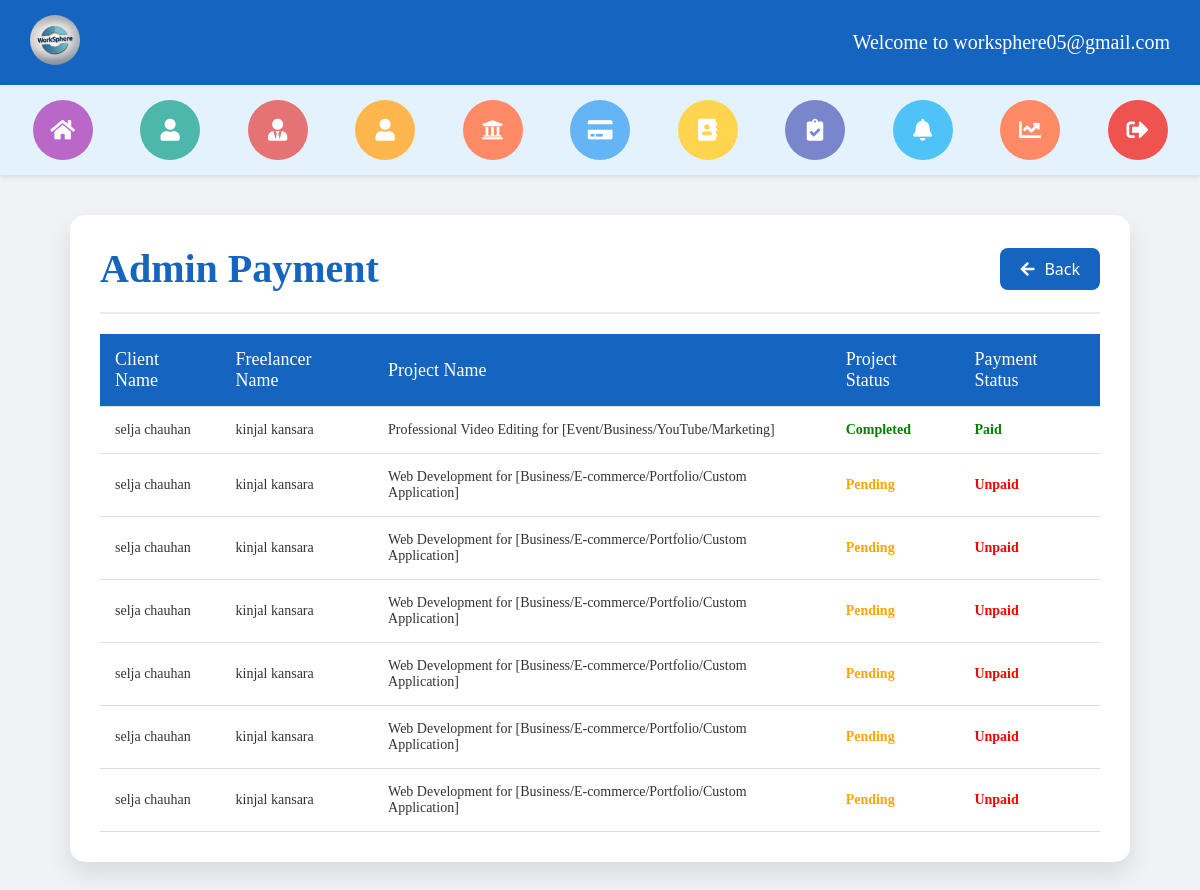
/administrator/admin_payment/ (signed in), run on an earlier commit of the app's database.
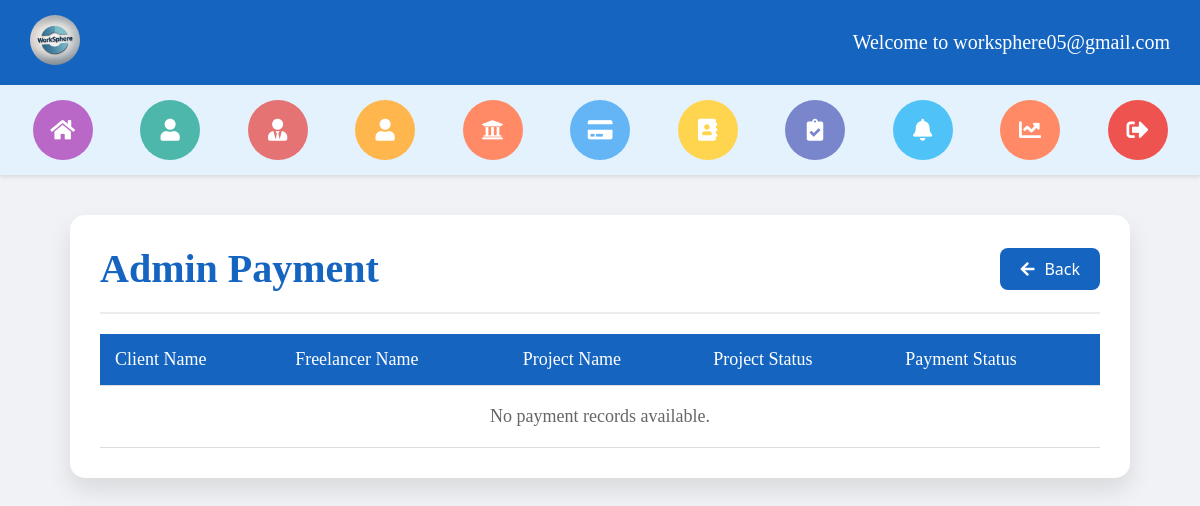
And on a later commit of the database.
### payment/models.py (models this page shows, shortened)
class Payment(models.Model):
    proposal = models.ForeignKey(FreelancerProposal, on_delete=models.CASCADE, related_name='payments', null=True)
    order_id = models.CharField(max_length=255)
    payment_id = models.CharField(max_length=50)
    signature = models.CharField(max_length=256, null=True, blank=True)
    refund_payment_id = models.CharField(max_length=255)
    amount = models.DecimalField(max_digits=10, decimal_places=2)
    refund_amount = models.DecimalField(max_digits=10, decimal_places=2, null=True)
    email = models.EmailField()  # Added field to store the user's email
    status = models.CharField(max_length=100, choices=[(
        'Pending', 'Pending'), ('Completed', 'Completed'), ('Failed', 'Failed')], default='Pending')

### freelancer/models.py (models this page shows, shortened)
class FreelancerProposal(models.Model):
    DURATION_CHOICES = [
        ('1_day', '1 Day'),
        ('2_days', '2 Days'),
        ('3_days', '3 Days'),
        ('4_days', '4 Days'),
        ('5_days', '5 Days'),
        ('7_days', '7 Days'),
        ('10_days', '10 Days'),
        ('15_days', '15 Days'),
        ('1_month', '1 Month'),
        ('2_months', '2 Months'),
        ('3_months', '3 Months'),
    ]
    client = models.ForeignKey(ClientRegisterLogin, on_delete=models.CASCADE, null=True)
    freelancer = models.ForeignKey(FreelancerRegisterLogin, on_delete=models.CASCADE)
    project = models.ForeignKey(ClientPostProject, on_delete=models.CASCADE)
    title = models.CharField(max_length=200)
    description = models.TextField(editable=False)
    duration = models.CharField(max_length=20, choices=DURATION_CHOICES)
    bid = models.DecimalField(max_digits=10, decimal_places=2)  # Default bid value
    cover_letter = models.TextField()
    attachment = models.FileField(upload_to='attachments/', blank=True, null=True)
    submitted_at = models.DateTimeField(auto_now_add=True)
    status = models.CharField(max_length=10, null=True)

class FreelancerRegisterLogin(models.Model):
    profile = models.ImageField(upload_to='profile_images/')
    first_name = models.CharField(max_length=30)
    last_name = models.CharField(max_length=30)
    username = models.CharField(max_length=30, unique=True)
    email = models.EmailField(unique=True)
    password = models.CharField(max_length=100)
    phone_number = models.CharField(max_length=15)
    skills = models.CharField(max_length=50)
    hourly_rate = models.DecimalField(max_digits=20, decimal_places=2)
    location = models.CharField(max_length=100)
    about_me = models.TextField(null=True, max_length=1000)
    bank_name = models.CharField(max_length=50, null=True, blank=True)  # Bank name
    ifsc_code = models.CharField(max_length=20, null=True, blank=True)  # IFSC code
    account_number = models.CharField(max_length=20, null=True, blank=True)  # Account number

### client/models.py (models this page shows, shortened)
class ClientRegisterLogin(models.Model):
    profile_photo = models.ImageField(upload_to='profile_photos/')
    first_name = models.CharField(max_length=30)
    last_name = models.CharField(max_length=30)
    username = models.CharField(max_length=30, unique=True)
    email = models.EmailField(unique=True)
    password = models.CharField(max_length=100)
    phone_no = models.CharField(max_length=15)
    company = models.CharField(max_length=100)
    location = models.CharField(max_length=100, null=True)
    bio = models.TextField(null=True, max_length=1000)

class ClientPostProject(models.Model):
    EXPERIENCE_LEVEL_CHOICES = [
        ('entry', 'Entry Level'),
        ('intermediate', 'Intermediate Level'),
        ('expert', 'Expert Level'),
    ]
    BUDGET_TYPE_CHOICES = [
        ('fixed', 'Fixed Price'),
        ('hourly', 'Hourly'),
    ]
    CATEGORY_CHOICES = [
        ('ai_developement', 'AI Development'),
        ('animation', 'Animation'),
        ('business_strategy', 'Business Strategy'),
        ('content_creation', 'Content Creation'),
        ('contract_drafting', 'Contract Drafting'),
        ('graphic_design', 'Graphic Design'),
        ('legal_consulting', 'Legal Consulting'),
        ('logo_design', 'Logo Design'),
        ('machine_learning', 'Machine Learning'),
        ('market_research', 'Market Research'),
        ('social_media_marketing', 'Social Media Marketing'),
        ('software_development', 'Software Development'),
        ('video_editing', 'Video Editing'),
        ('web_development', 'Web Development'),
        ('music_composition', 'Music Composition'),
        ('lyric_writting', 'Lyric Writing'),
    ]
    client = models.ForeignKey(ClientRegisterLogin, on_delete=models.CASCADE, related_name='projects', null=True)
    title = models.CharField(max_length=255, help_text="Title of the project")
    description = models.TextField(help_text="Detailed description of the project")
    category = models.CharField(max_length=50, choices=CATEGORY_CHOICES, help_text="Project category")
    budget = models.DecimalField(max_digits=20, decimal_places=2, help_text="Project budget (fixed or hourly)")
    budget_type = models.CharField(max_length=10, choices=BUDGET_TYPE_CHOICES, help_text="Budget type")
    deadline = models.DateField(help_text="Deadline for project completion")
    skills_required = models.CharField(max_length=255, help_text="Skills required for the project")
    attachments = models.FileField(upload_to="project_attachments/", blank=True, null=True, help_text="Project-related files")
    photo = models.ImageField(upload_to="project_photos/", blank=True, null=True, help_text="Project-related photo")
    experience_level = models.CharField(max_length=15, choices=EXPERIENCE_LEVEL_CHOICES, help_text="Required experience level for freelancers")
    created_at = models.DateTimeField(auto_now_add=True, help_text="Time when the project was posted")
    status = models.CharField(max_length=10, null=True)

### administrator/views.py (the view)
# urls.py: path('admin_payment/', views.admin_payment, name='admin_payment'),
def admin_payment(request):
    payments = Payment.objects.select_related(
        'proposal__client',
        'proposal__freelancer',
        'proposal__project'
    )
    context = {
        'payment': payments
    }
    return render(request, 'admin_payment.html', context)

### administrator/templates/admin_payment.html (shortened to what this page needs)
{% extends 'admin_header_2.html' %}
{% block content %}
<!DOCTYPE html>
<html lang="en">
<head>
  <link rel="stylesheet" href="https://cdnjs.cloudflare.com/ajax/libs/font-awesome/5.15.4/css/all.min.css">
</head>
<body>
<div class="contact-container">
    <div class="contact-header">
        <h2>Admin Payment</h2>
        <a href="{% url 'admin_dashboard' %}" class="back-button"><i class="fas fa-arrow-left"></i>Back</a>
    </div>
    <table class="contact-table">
        <thead>
            <tr>
                <th>Client Name</th>
                <th>Freelancer Name</th>
                <th>Project Name</th>
                <th>Project Status</th>
                <th>Payment Status</th>
            </tr>
        </thead>
        <tbody>
          {% if payment %}
              {% for payment in payment %}
                  <tr>
                    <td>{{ payment.proposal.client.first_name }} {{ payment.proposal.client.last_name }}</td>
                    <td>{{ payment.proposal.freelancer.first_name }} {{ payment.proposal.freelancer.last_name }}</td>
                    <td>{{ payment.proposal.project.title }}</td>
                    <td>
                      {% if payment.proposal.status == 'Completed' %}
                        <span class="status-completed">Completed</span>
                      {% else %}
                        <span class="status-pending">Pending</span>
                      {% endif %}
                    </td>
                    <td>
                      {% if payment.status == 'Completed' %}
                        <span class="status-paid">Paid</span>
                      {% else %}
                        <span class="status-unpaid">Unpaid</span>
                      {% endif %}
                    </td>
                  </tr>
              {% endfor %}
          {% else %}
              <tr>
                  <td colspan="5" style="text-align: center; font-size: 18px; font-family: Verdana; color: #666; padding: 20px;">
                      No payment records available.
                  </td>
              </tr>
          {% endif %}
      </tbody>
    </table>
</div>
{% endblock %}

What changed in the data, as far as the page shows it:
removed Payment: proposal.client.first_name "selja", proposal.client.last_name "chauhan", proposal.freelancer.first_name "kinjal", proposal.freelancer.last_name "kansara", proposal.project "Professional Video Editing for [Event/Business/YouTube/Marketing]", shows "Completed", status "Paid"
removed Payment: proposal.client.first_name "selja", proposal.client.last_name "chauhan", proposal.freelancer.first_name "kinjal", proposal.freelancer.last_name "kansara", proposal.project "Web Development for [Business/E-commerce/Portfolio/Custom Application]", shows "Pending", status "Unpaid"
removed Payment: proposal.client.first_name "selja", proposal.client.last_name "chauhan", proposal.freelancer.first_name "kinjal", proposal.freelancer.last_name "kansara", proposal.project "Web Development for [Business/E-commerce/Portfolio/Custom Application]", shows "Pending", status "Unpaid"
removed Payment: proposal.client.first_name "selja", proposal.client.last_name "chauhan", proposal.freelancer.first_name "kinjal", proposal.freelancer.last_name "kansara", proposal.project "Web Development for [Business/E-commerce/Portfolio/Custom Application]", shows "Pending", status "Unpaid"
removed Payment: proposal.client.first_name "selja", proposal.client.last_name "chauhan", proposal.freelancer.first_name "kinjal", proposal.freelancer.last_name "kansara", proposal.project "Web Development for [Business/E-commerce/Portfolio/Custom Application]", shows "Pending", status "Unpaid"
removed Payment: proposal.client.first_name "selja", proposal.client.last_name "chauhan", proposal.freelancer.first_name "kinjal", proposal.freelancer.last_name "kansara", proposal.project "Web Development for [Business/E-commerce/Portfolio/Custom Application]", shows "Pending", status "Unpaid"
removed Payment: proposal.client.first_name "selja", proposal.client.last_name "chauhan", proposal.freelancer.first_name "kinjal", proposal.freelancer.last_name "kansara", proposal.project "Web Development for [Business/E-commerce/Portfolio/Custom Application]", shows "Pending", status "Unpaid"
Also different on the page:
text now shown: "No payment records available."
